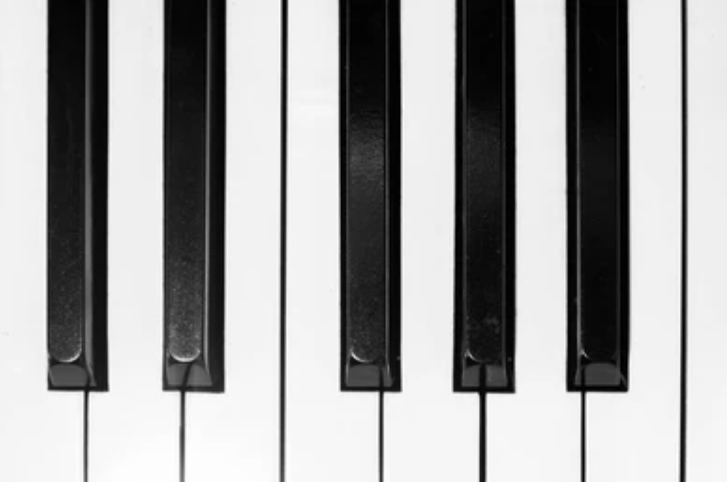
#> input picture IACV/Piano-Keyboard-Analysis-main/data/octave/octave.png, 727 x 482 px, given in place of frame_without_hands2.png, which was not available
$ python run_keys_extraction.py   (older library calls are emulated)
#> lines starting #> are read from the running program, lines starting #| are printed output that depends on the picture; after the words box and inside, x2 and y2 are one past the last pixel; in counts of white or black regions, pixels touching at a corner belong together; pictures that were not available may be replaced by others from this repository, and a replacement may not be noted
### IACV/Piano-Keyboard-Analysis-main/src/keys_extraction.py
from copy import deepcopy

import cv2
import skimage.io
import numpy as np
import os
from matplotlib import image, pyplot as plt
import skimage.io
import json
import math
import inspect
from skimage.feature import match_template
from sklearn.cluster import DBSCAN

from logger import logger

import os
import cv2
import numpy as np

def _save_step(name, img):
    os.makedirs("outputs/key_steps", exist_ok=True)
    if img is None:
        return

    # uint8 safety
    if img.dtype != np.uint8:
        img = np.clip(img, 0, 255).astype(np.uint8)

    # grayscale
    if len(img.shape) == 2:
        cv2.imwrite(f"outputs/key_steps/{name}.png", img)
        return

    # RGB/RGBA -> BGR for OpenCV saving
    if img.shape[2] == 4:
        out = cv2.cvtColor(img, cv2.COLOR_RGBA2BGR)
    else:
        out = cv2.cvtColor(img, cv2.COLOR_RGB2BGR)

    cv2.imwrite(f"outputs/key_steps/{name}.png", out)

import json
import os

# [10 lines left out: function _save_roi_json, not called in this run]


class Key:
    def __init__(self, key_img, y_ul, x_ul, y_dr, x_dr, name):
        self.y_ul = y_ul
        self.x_ul = x_ul
        self.y_dr = y_dr
        self.x_dr = x_dr

        self.key_img = key_img
        self.name = name

    # [6 lines left out: function coords, not called in this run]

    def image(self):
        return self.key_img

    def __str__(self):
        return self.name


class WhiteKey(Key):
    def __init__(self, key_img, y_ul, x_ul, y_dr, x_dr, name):
        super().__init__(key_img, y_ul, x_ul, y_dr, x_dr, name)
        if self.name[0] in "CDFGA":
            self.black_is_next = True
        else:
            self.black_is_next = False


class BlackKey(Key):
    def __init__(self, key_img, y_ul, x_ul, y_dr, x_dr, name):
        super().__init__(key_img, y_ul, x_ul, y_dr, x_dr, name)


def _key_to_dict(k: Key):
    y1, x1, y2, x2 = k.coords()
    return {"y_ul": int(y1), "x_ul": int(x1), "y_dr": int(y2), "x_dr": int(x2), "name": str(k.name)}

# [19 lines left out: functions _save_keys_json, _load_keys_json, not called in this run]


key_names = {
    0: "C",
    1: "D",
    2: "E",
    3: "F",
    4: "G",
    5: "A",
    6: "B",
}


class KeysExtractorThroughLines:
    def __init__(self):
        self.logger = logger

        ref_piano_path = os.path.join("data", "octave", "octava.png")
        ref_piano = skimage.io.imread(ref_piano_path)
        self.ref_piano = cv2.cvtColor(ref_piano, cv2.COLOR_RGB2GRAY)
        self.logger.info("Keys Extractor created")
        self.debug = True
        self.cache_white_json = "data/octave/octava_w.json"
        self.cache_black_json = "data/octave/octava_b.json"
        self.cache_enabled = True


    def rotate_image(self, image, angle):
        image_center = tuple(np.array(image.shape[1::-1]) / 2)
        rot_mat = cv2.getRotationMatrix2D(image_center, angle, 1.0)
        result = cv2.warpAffine(image, rot_mat, image.shape[1::-1], flags=cv2.INTER_LINEAR)
        return result

    def _find_piano_contour(self, image):
        image_gray = cv2.cvtColor(image, cv2.COLOR_RGB2GRAY)
        mask = cv2.adaptiveThreshold(image_gray, 255,
                                     cv2.ADAPTIVE_THRESH_MEAN_C, cv2.THRESH_BINARY_INV, 21, 10)

        contours, hierarchy = cv2.findContours(mask,
                                               cv2.RETR_CCOMP, cv2.CHAIN_APPROX_SIMPLE)

        # find the biggest countour (c) by the area
        c = max(contours, key=cv2.contourArea)

        return image_gray, c

    def _draw_contour(self, image, c):
        x, y, w, h = cv2.boundingRect(c)

        # draw the biggest contour (c) in green
        cv2.rectangle(image, (x, y), (x + w, y + h), (0, 255, 0), 2)
        return x, y, w, h

    def _create_piano_masked(self, image, c):
        mask = np.zeros_like(image)
        x, y, w, h = cv2.boundingRect(c)

        # draw the biggest contour (c) in green
        mask = cv2.rectangle(mask, (x, y), (x + w, y + h), 255, -1)
        image[mask == 0] = 0

        return image

    def _find_contour_angle(self, image, c):
        center, hw, angle = cv2.minAreaRect(c)
        h, w = hw

        if w > h:
            angle = 90 + angle

        self.logger.debug(f"Found h of contour is {np.round(h, 2)} px, width is {np.round(w, 2)} px")
        self.logger.debug(f"Found angle of contour is {np.round(angle, 2)} degrees")

        return angle
        # box = cv2.boxPoints(rect)

    # [86 lines left out: functions _find_kp, build_homography, _calculate_similarity, _make_white_key_obj, not called in this run]


    def _build_white_keys_from_boundaries(self, roi_gray, x_off, y_off, yk0, yk1, boundaries, n_white=52):
        h, w = roi_gray.shape
        y1 = max(0, int(yk0))
        y2 = min(h - 1, int(yk1))

        b = np.clip(np.asarray(boundaries, dtype=np.int32), 0, w - 1)
        b = np.unique(np.sort(b))

        if len(b) >= 2:
            diffs = np.diff(b).astype(np.float32)
            diffs = diffs[(diffs > 4) & (diffs < 200)]
            if len(diffs) > 0:
                step = float(np.median(diffs))
            else:
                step = w / float(n_white)
        else:
            step = w / float(n_white)

        out = []
        if len(b) > 0 and b[0] > 0.6 * step:
            out.append(0)
        elif len(b) > 0:
            out.append(int(b[0]))
        else:
            out.append(0)

        cur = out[0]
        for _ in range(n_white):
            target = cur + step
            cand = b[(b > cur + 0.3 * step) & (b < cur + 1.7 * step)]
            if len(cand) > 0:
                nxt = int(cand[np.argmin(np.abs(cand - target))])
            else:
                nxt = int(round(target))
            out.append(nxt)
            cur = nxt

        b = np.clip(np.array(out, dtype=np.int32), 0, w - 1)
        for i in range(1, len(b)):
            if b[i] <= b[i - 1]:
                b[i] = min(w - 1, b[i - 1] + 1)

        white_keys = {}
        for i in range(len(b) - 1):
            x1, x2 = int(b[i]), int(b[i + 1])
            if x2 <= x1 + 2:
                continue
            name = f"W_{i}"
            white_keys[name] = WhiteKey(
                roi_gray[y1:y2, x1:x2],
                int(y_off + y1), int(x_off + x1),
                int(y_off + y2), int(x_off + x2),
                name
            )

        return white_keys


    # [156 lines left out: function _find_white_keys_coords, not called in this run]

    def _keyboard_band_from_vertical_edges(self, roi_gray):
        gx = cv2.Sobel(roi_gray, cv2.CV_32F, 1, 0, ksize=3)
        gx = np.abs(gx)

        row_energy = gx.mean(axis=1)
        row_energy = cv2.GaussianBlur(row_energy.reshape(-1, 1), (1, 31), 0).ravel()

        thr = 0.35 * row_energy.max()
        idx = np.where(row_energy > thr)[0]
        if len(idx) < 10:
            h = roi_gray.shape[0]
            return int(0.25 * h), int(0.80 * h)

        starts = [idx[0]]
        ends = []
        for i in range(1, len(idx)):
            if idx[i] != idx[i - 1] + 1:
                ends.append(idx[i - 1])
                starts.append(idx[i])
        ends.append(idx[-1])

        lengths = [e - s for s, e in zip(starts, ends)]
        k = int(np.argmax(lengths))
        y0, y1 = int(starts[k]), int(ends[k])

        pad = int(0.05 * (y1 - y0 + 1))
        y0 = max(0, y0 - pad)
        y1 = min(roi_gray.shape[0] - 1, y1 + pad)
        return y0, y1

    # [168 lines left out: functions _split_wide_blob, _local_percentile_bw, _tighten_black_bbox, _find_black_keys_by_contours, not called in this run]

    def _find_white_keys_w(self, image, yk0, yk1, n_white=52):
        """
        image: grayscale ROI (uint8)
        returns: boundaries (x positions), length n_white+1
        Robust: grid-first (w/52), peaks only for snapping.
        """

        # 1) smooth + boost contrast
        gray = cv2.GaussianBlur(image, (5, 5), 0)
        clahe = cv2.createCLAHE(clipLimit=2.0, tileGridSize=(8, 8))
        gray = clahe.apply(gray)

        # 2) vertical edges only (Sobel x)
        gx = cv2.Sobel(gray, cv2.CV_32F, 1, 0, ksize=3)
        gx = np.abs(gx)

        # 3) use only the key area (lower part of the keyboard band)
        h, w = gx.shape
        band_h = (yk1 - yk0 + 1)

        y1 = yk0 + int(0.65 * band_h)
        y2 = yk0 + int(0.98 * band_h)
        y1 = max(0, min(h - 1, y1))
        y2 = max(0, min(h, y2))
        gx_roi = gx[y1:y2, :]

        # 4) vertical projection
        proj = gx_roi.sum(axis=0)
        proj = proj / (proj.max() + 1e-9)
        proj = cv2.GaussianBlur(proj.reshape(1, -1), (1, 31), 0).ravel()

        # ---- expected grid step ----
        step0 = w / float(n_white)
        min_dist = int(max(3, 0.5 * step0))
        snap_r = 0.35 * step0

        # 5) collect peak candidates (simple local maxima)
        thr = 0.20 * proj.max()
        cand = []
        for x in range(2, w - 2):
            if proj[x] > thr and proj[x] >= proj[x - 1] and proj[x] >= proj[x + 1]:
                cand.append(x)
        cand = np.array(cand, dtype=np.int32)

        # 6) non-maximum suppression so peaks aren't too dense
        if cand.size > 0:
            order = cand[np.argsort(proj[cand])[::-1]]
            kept = []
            for x in order:
                if all(abs(x - k) >= min_dist for k in kept):
                    kept.append(int(x))
            kept = np.array(sorted(kept), dtype=np.int32)
        else:
            kept = np.array([], dtype=np.int32)

        # 7) choose best phase offset for the grid (maximize proj on boundaries)
        offsets = np.linspace(0.0, max(1.0, step0 - 1.0), 25)
        best_off, best_score = 0.0, -1.0
        for off in offsets:
            xs = off + np.arange(0, n_white + 1) * step0
            xi = np.clip(xs.astype(np.int32), 0, w - 1)
            score = float(proj[xi].sum())
            if score > best_score:
                best_score, best_off = score, off

        grid = best_off + np.arange(0, n_white + 1) * step0

        # 8) snap each grid boundary to nearest strong peak (if any)
        out = []
        for g in grid:
            if kept.size > 0:
                near = kept[np.abs(kept - g) <= snap_r]
            else:
                near = np.array([], dtype=np.int32)

            if near.size > 0:
                x = int(near[np.argmax(proj[near])])
            else:
                x = int(round(g))
            out.append(x)

        out = np.array(out, dtype=np.int32)
        out[0] = 0
        out[-1] = w - 1
        out = np.clip(out, 0, w - 1)

        # enforce strictly increasing
        for i in range(1, len(out)):
            if out[i] <= out[i - 1]:
                out[i] = min(w - 1, out[i - 1] + 1)

        return out


    def _find_orientation(self, image, y, h):
        mask = cv2.adaptiveThreshold(image, 255,
                                     cv2.ADAPTIVE_THRESH_MEAN_C, cv2.THRESH_BINARY, 21, 10)
        _save_step("04_white_width_mask", mask)

        rows_max = np.mean(mask, axis=1)
        rows_piano = rows_max[y:y + h]
        first_part_mean = np.mean(rows_piano[:len(rows_piano) // 2])
        second_part_mean = np.mean(rows_piano[len(rows_piano) // 2:])

        if second_part_mean < first_part_mean:
            return False

        return True

    def __call__(self, image: np.ndarray):
        """
        this method will return coordinates of white
        and black keys in the current image
        (the image should be without hands!) """

        if self.debug:
            # simulate rotated image
            image = self.rotate_image(image, 0)

        to_draw_img = deepcopy(image)
        _save_step("01_full_input", image)

        # find the initial piano contour
        image_gray, c = self._find_piano_contour(image)

        # define the rotation angle of the contour
        angle = self._find_contour_angle(image_gray, c)

        # rotate image on this angle
        image = self.rotate_image(image, angle)

        to_draw_img = self.rotate_image(to_draw_img, angle)

        # find the new (angle is 0) piano contour
        image_gray, c = self._find_piano_contour(image)

        # draw piano contour on image
        x, y, w, h = self._draw_contour(image, c)
        _save_step("02_roi_box", image)

        # delete irrelevant info from image
        masked_piano = self._create_piano_masked(image_gray, c)
        _save_step("03_masked_piano", masked_piano)

        # if the piano is upside-down, it should be rotated by 180 degrees
        is_correct_orientation = self._find_orientation(masked_piano, y, h)

        if not is_correct_orientation:
            masked_piano = self.rotate_image(masked_piano, 180)
            to_draw_img = self.rotate_image(to_draw_img, 180)
            angle += 180

        # build a tight ROI from masked_piano to kill black padding
        ys, xs = np.where(masked_piano > 5)
        if len(ys) == 0 or len(xs) == 0:
            raise ValueError("No non-zero pixels found in masked piano ROI.")

        y0, y1 = ys.min(), ys.max()
        x0, x1 = xs.min(), xs.max()

        roi_gray = masked_piano[y0:y1 + 1, x0:x1 + 1]
        roi_rgb = to_draw_img[y0:y1 + 1, x0:x1 + 1]
        _save_step("03b_tight_roi", roi_rgb)

        yk0, yk1 = self._keyboard_band_from_vertical_edges(roi_gray)

        dbg = cv2.cvtColor(roi_gray, cv2.COLOR_GRAY2RGB)
        cv2.rectangle(dbg, (0, yk0), (roi_gray.shape[1] - 1, yk1), (0, 255, 0), 2)
        _save_step("03c_keyboard_band", dbg)

        boundaries = self._find_white_keys_w(roi_gray, yk0, yk1)

        white_keys_coords = self._build_white_keys_from_boundaries(
            roi_gray, x0, y0, yk0, yk1, boundaries, n_white=52
        )

        # masked_piano is grayscale ROI with background removed
        # to_draw_img is rotated full image used for overlays

        if self.cache_enabled and os.path.exists(self.cache_white_json) and os.path.exists(self.cache_black_json):
            # Cached mode: JSON is loaded and drawn on full image
            white_keys_coords = _load_keys_json(self.cache_white_json, WhiteKey, masked_piano)
            black_keys_coords = _load_keys_json(self.cache_black_json, BlackKey, masked_piano)
            angle_out = angle
        else:
            # Normal mode: detection is performed
            masked_piano, white_key_w = self._find_white_keys_w(masked_piano)
            white_key_h = int(0.95 * h)

            white_keys_coords = self._build_white_keys_grid(x, y, w, h, white_key_w, white_key_h, masked_piano)
            black_key_w = self._find_black_keys_w(masked_piano, x, y, w, h, white_key_h, white_keys_coords)
            black_keys_coords = self._find_black_keys_coords(masked_piano, black_key_w, white_keys_coords)

            # Save JSON outputs from detector
            _save_keys_json(white_keys_coords, self.cache_white_json)
            _save_keys_json(black_keys_coords, self.cache_black_json)
            angle_out = angle

        # ---- overlays (always produced) ----
        white_vis = deepcopy(to_draw_img)
        if len(white_vis.shape) == 2:
            white_vis = cv2.cvtColor(white_vis, cv2.COLOR_GRAY2RGB)
        for k in white_keys_coords.values():
            y1, x1, y2, x2 = k.coords()
            cv2.rectangle(white_vis, (x1, y1), (x2, y2), (0, 255, 0), 2)
        _save_step("05_white_keys_only", white_vis)


        # find h and w of black keys
        black_key_w = self._find_black_keys_w(masked_piano, x, y, w, h, white_key_h, white_keys_coords)
        black_keys_coords = self._find_black_keys_coords(masked_piano, black_key_w, white_keys_coords)

        # black-only overlay
        black_vis = deepcopy(to_draw_img)
        if len(black_vis.shape) == 2:
            black_vis = cv2.cvtColor(black_vis, cv2.COLOR_GRAY2RGB)
        for k in black_keys_coords.values():
            y1, x1, y2, x2 = k.coords()
            cv2.rectangle(black_vis, (x1, y1), (x2, y2), (0, 0, 255), 2)
        _save_step("06_black_keys_only", black_vis)

        final_vis = deepcopy(white_vis)
        for k in black_keys_coords.values():
            y1, x1, y2, x2 = k.coords()
            cv2.rectangle(final_vis, (x1, y1), (x2, y2), (0, 0, 255), 2)
        _save_step("07_final_white_black", final_vis)

        x, y, w, h = self._draw_contour(image, c)
        _save_roi_json(x, y, w, h)


        return white_keys_coords, black_keys_coords, angle_out


# [10 lines left out: function main, not called in this run]


# [2 lines that do not run on import are left out]

### IACV/Piano-Keyboard-Analysis-main/src/run_keys_extraction.py
import os
import json
import cv2
import skimage.io

from keys_extraction import KeysExtractorThroughLines


def key_to_dict(k):
    y_ul, x_ul, y_dr, x_dr = k.coords()
    return {"y_ul": int(y_ul), "x_ul": int(x_ul), "y_dr": int(y_dr), "x_dr": int(x_dr), "name": str(k)}

def main():
    os.makedirs("outputs/keys", exist_ok=True)

    # load your chosen background image
    image = skimage.io.imread("outputs/frame_without_hands2.png")
#> image is the input picture: shape (482, 727, 4); mean R, G, B, A 162.8, 162.8, 162.8, 255

    extractor = KeysExtractorThroughLines()
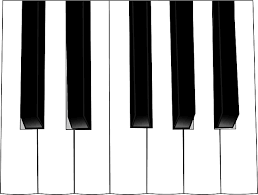
#> input picture IACV/Piano-Keyboard-Analysis-main/data/octave/octava.png, 258 x 195 px, found by its file name
#> in __init__, ref_piano is the input picture: shape (195, 258, 3); mean R, G, B 175.9, 175.9, 175.9
    white_keys_coords, black_keys_coords, angle = extractor(image)
#> in _find_piano_contour, `mask = cv2.adaptiveThreshold(image_gray, 255, cv2.ADAPTIVE_THRESH_MEAN..`:
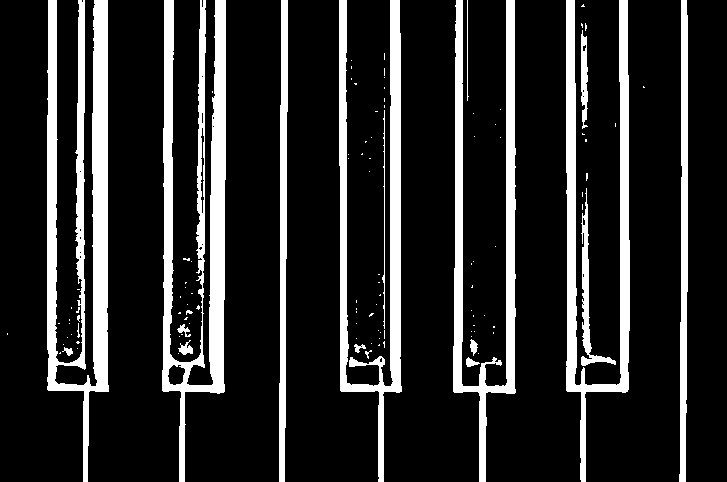
#> mask: shape (482, 727); 16.7% white; 113 white regions (93 under 20 px)
#> in _find_piano_contour, `contours, hierarchy = cv2.findContours(mask, cv2.RETR_CCOMP, cv2.CHAIN..`: contours = 134 contours, 114 with area under 20; largest, box (x1, y1, x2, y2) and area: (47, 0, 109, 482) 11491, (162, 0, 226, 482) 10962, (339, 0, 402, 482) 7282, (566, 0, 630, 482) 7280, (453, 0, 516, 482) 6974
#> in _find_piano_contour, `c = max(contours, key=cv2.contourArea)`: c = contour of 360 points, box (x1, y1, x2, y2) (47, 0, 109, 482), area 11491
#> in _find_contour_angle, `center, hw, angle = cv2.minAreaRect(c)`: center = (77.5, 240.5); hw = (481, 61); angle = -90
#> in _find_contour_angle, `h, w = hw`: h = 481; w = 61
#> in __call__, `angle = self._find_contour_angle(image_gray, c)`: angle = -90
#> in _find_piano_contour (call 2), `image_gray = cv2.cvtColor(image, cv2.COLOR_RGB2GRAY)`:
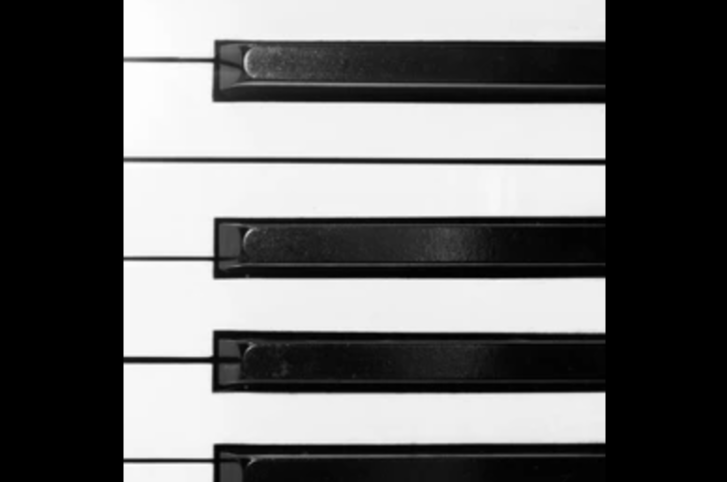
#> image_gray: shape (482, 727); min 0, max 255, mean 104
#> in _find_piano_contour (call 2), `mask = cv2.adaptiveThreshold(image_gray, 255, cv2.ADAPTIVE_THRESH_MEAN..`:
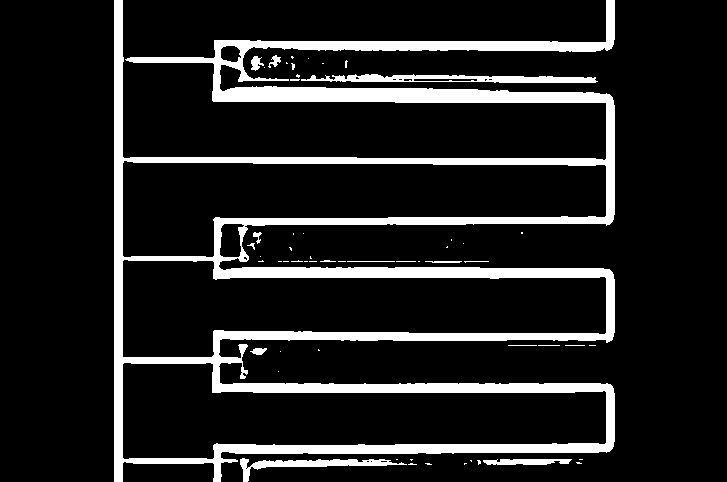
#> mask: shape (482, 727); 12.8% white; 56 white regions (39 under 20 px)
#> in _find_piano_contour (call 2), `contours, hierarchy = cv2.findContours(mask, cv2.RETR_CCOMP, cv2.CHAIN..`: contours = 73 contours, 57 with area under 20; largest, box (x1, y1, x2, y2) and area: (114, 0, 615, 482) 126702, (122, 259, 607, 358) 30526, (122, 160, 607, 258) 29826, (122, 362, 607, 460) 29246, (301, 74, 598, 83) 1482
#> in _find_piano_contour (call 2), `c = max(contours, key=cv2.contourArea)`: c = contour of 663 points, box (x1, y1, x2, y2) (114, 0, 615, 482), area 126702
#> in _draw_contour, `x, y, w, h = cv2.boundingRect(c)`: x = 114; y = 0; w = 501; h = 482
#> in _draw_contour, `cv2.rectangle(image, (x, y), (x + w, y + h), (0, 255, 0), 2)`:
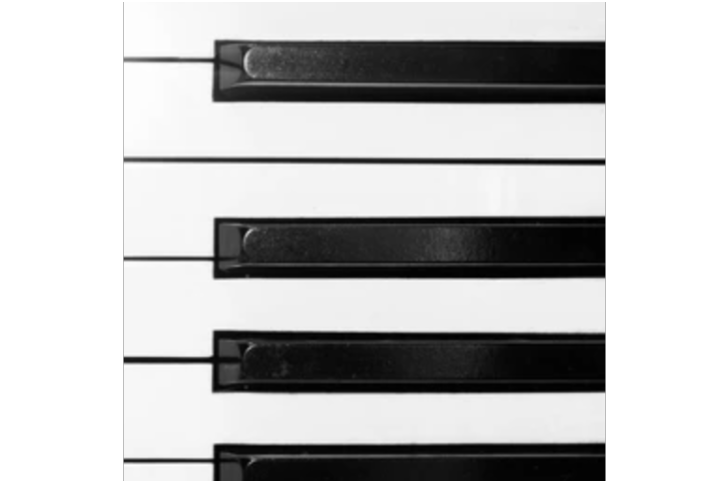
#> image: shape (482, 727, 4); mean R, G, B, A 103.3, 106.5, 103.3, 168; transparent parts drawn white
#> in __call__, `x, y, w, h = self._draw_contour(image, c)`: x = 114; y = 0; w = 501; h = 482
#> in _create_piano_masked, `x, y, w, h = cv2.boundingRect(c)`: x = 114; y = 0; w = 501; h = 482
#> in _create_piano_masked, `mask = cv2.rectangle(mask, (x, y), (x + w, y + h), 255, -1)`:
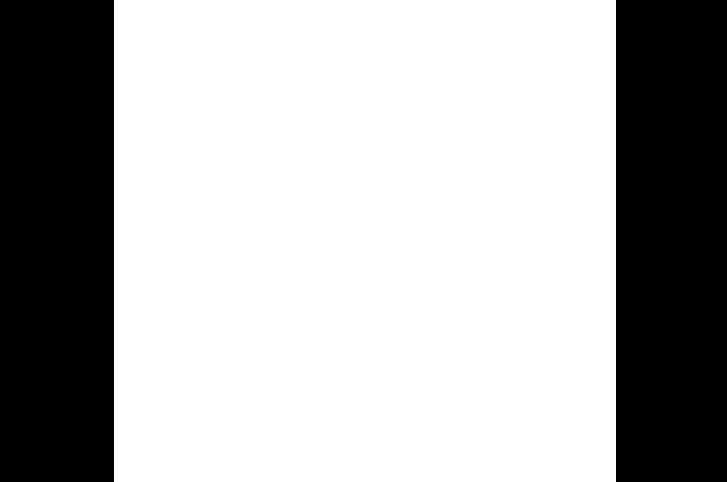
#> mask: shape (482, 727); 69.1% white; 2 black regions, box (x1, y1, x2, y2) and area: (0, 0, 114, 482) 54948, (616, 0, 727, 482) 53502
#> in _find_orientation, `rows_max = np.mean(mask, axis=1)`: rows_max = 482 values, max 250.1 at index 265, min 79.27 at index 160, mean 222.4
#> in _find_orientation, `rows_piano = rows_max[y:y + h]`: rows_piano has the same summary as rows_max
#> in _find_orientation, `first_part_mean = np.mean(rows_piano[:len(rows_piano) // 2])`: first_part_mean = 223
#> in _find_orientation, `second_part_mean = np.mean(rows_piano[len(rows_piano) // 2:])`: second_part_mean = 221.7
#> in __call__, `is_correct_orientation = self._find_orientation(masked_piano, y, h)`: is_correct_orientation = False
#> call 4 of rotate_image, with angle = 180
#> in rotate_image (call 4), `result = cv2.warpAffine(image, rot_mat, image.shape[1::-1], flags=cv2...`:
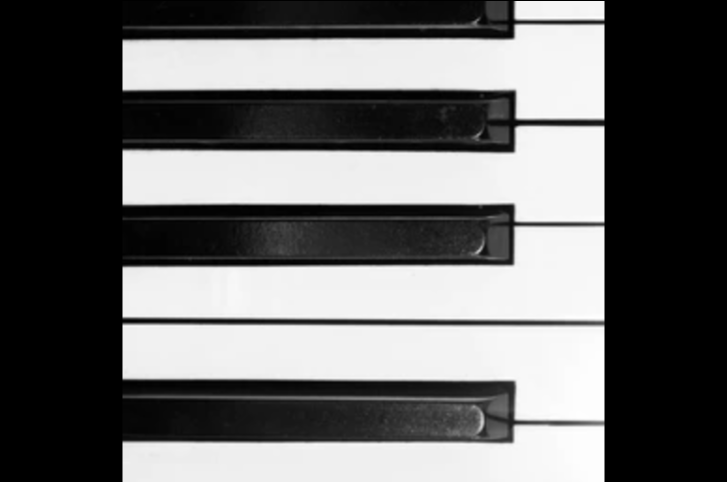
#> result: shape (482, 727); min 0, max 255, mean 103.7
#> in __call__, `angle += 180`: angle = 90
#> (the rest of the program and of its run is left out)
